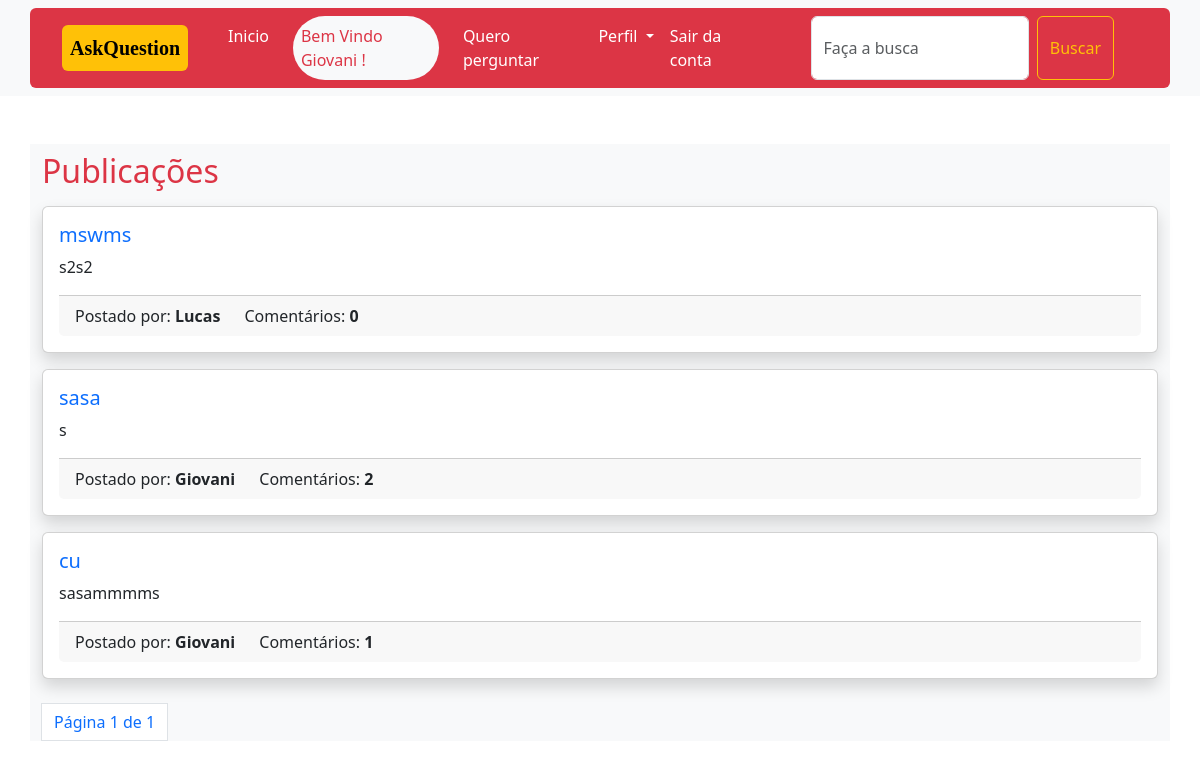
Screenshot of /feed/ (signed in) with the database file from the repository.
### usuarios/models.py (models this page shows)
class CustomUser(AbstractUser):
    pass

### pergunta/models.py (models this page shows, shortened)
class Pergunta(models.Model):
    publicado = models.DateTimeField(auto_now_add=True)
    titulo = models.CharField(max_length=250)
    descricao = models.TextField()
    slug = models.SlugField(max_length=250, unique=True)
    autor = models.ForeignKey(settings.AUTH_USER_MODEL, on_delete=models.CASCADE)

### pergunta/views.py (the view)
# urls.py: path('feed/',perguntas_list, name='perguntas'),
@login_required
def perguntas_list(request):
    if 's' in request.GET:
        s = request.GET['s']
        perguntas_list = Pergunta.objects.filter(titulo__icontains=s).order_by('-publicado')
    else:
        perguntas_list = Pergunta.objects.all().order_by('-publicado')
    paginator = Paginator(perguntas_list, 4)
    page = request.GET.get('page')
    try:
        perguntas = paginator.page(page)
    except PageNotAnInteger:
        perguntas = paginator.page(1)
    except EmptyPage:
        perguntas = paginator.page(paginator.num_pages)
    return render(request,'perguntas/perguntas.html',{'perguntas_list':perguntas, 'page':page})

### templates/perguntas/perguntas.html (shortened to what this page needs)
{% extends 'base.html' %}
{% block body%}
  <div class="container mt-5 pt-2 bg-light">
      <h2 class="text-danger ">Publicações</h2>
      {% for pergunta in perguntas_list %}
      <div class="card mt-3 shadow">
          <div class="card-body">
              <h5 class="card-title">  <a class="link-style" href="{% url 'pergunta_detalhes' pergunta.slug %}">{{pergunta.titulo}}</a>   </h5>
              <p class="card-text">{{pergunta.descricao}}</p>
              <div class="card-footer">
                  <div class="row">
                      <div class="col col-md-auto">
                          Postado por: <strong>{{pergunta.autor.username}} </strong>
                      </div>
                      <div class="col col-md-auto">
                          Comentários: <strong>{{pergunta.respostas.count}} </strong>
                      </div>
                  </div>
              </div>
          </div>
      </div>
      {% endfor %}
      <div class="mt-4">
      {% include 'pagination.html' with page=perguntas_list %}
      </div>
  </div>
{% endblock %}

### templates/base.html (shortened to what this page needs)
<!DOCTYPE html>
<html lang="en">
<head>
<link href="https://cdn.jsdelivr.net/npm/bootstrap@5.3.1/dist/css/bootstrap.min.css" rel="stylesheet">
  {% include 'navbar.html' %}
</head>
<body>
{% block body %}
{% endblock %}
</body>
</html>

### templates/navbar.html (shortened to what this page needs)
<nav class="navbar navbar-expand-lg bg-body-tertiary ">
  <div class="container navbar bg-danger p-2 rounded ">
    <a class="navbar-brand bg-warning text-black fw-bold p-2 mx-4 rounded fonte-tipo" href="{% url 'perguntas' %}">AskQuestion</a>
    <div class="collapse navbar-collapse" id="navbarSupportedContent">
      <ul class="navbar-nav me-auto mb-2 mb-lg-0">
          {% if request.user.is_authenticated %}
         <li class="nav-item">
          <a class="nav-link active text-white mx-2" aria-current="page" href="{% url 'perguntas' %}">Inicio</a>
        </li>
         <li class="nav-item">
          <a class="nav-link disabled  mx-2 bg-light text-danger rounded-pill " aria-disabled="true">Bem Vindo {{request.user.username}} !</a>
        </li>
        <li class="nav-item mx-2">
          <a class="nav-link  text-white" href="{% url 'add_pergunta' %}">Quero perguntar</a>
        </li>
        <li class="nav-item dropdown">
          <a class="nav-link dropdown-toggle  text-white" href="#" role="button" data-bs-toggle="dropdown" aria-expanded="false">
            Perfil
          </a>
        </li>
        <li class="nav-item">
          <a class="nav-link active  text-white" aria-current="page" href="{% url 'logout' %}">Sair da conta</a>
        </li>
           <form class="d-flex mx-5" role="search">
              <input class="form-control me-2" type="search" placeholder="Faça a busca" aria-label="Search" name="s">
              <button class="btn btn-outline-warning" type="submit">Buscar</button>
           </form>
          {% endif %}
      </ul>
    </div>
  </div>
</nav>

### templates/pagination.html (shortened to what this page needs)
<nav aria-label="page navigation example">
  <ul class="pagination">
     <li class="page-item">
      <a class="page-link" >Página {{page.number}} de {{page.paginator.num_pages}}</a>
    </li>
  </ul>
</nav>

### templates/navbar.html (style rules this page uses)
.fonte-tipo { font-family: san-serif !important; }

### templates/perguntas/perguntas.html (style rules this page uses)
.link-style { text-decoration:none; }

### rows the page displays
CustomUser: user.username "Giovani"
Pergunta: titulo "mswms", descricao "s2s2", autor.username "Lucas", respostas.count "0"
Pergunta: titulo "sasa", descricao "s", autor.username "Giovani", respostas.count "2"
Pergunta: titulo "cu", descricao "sasammmms", autor.username "Giovani", respostas.count "1"

### other values shown
{{ page.number }} "1"
{{ page.paginator.num_pages }} "1"
